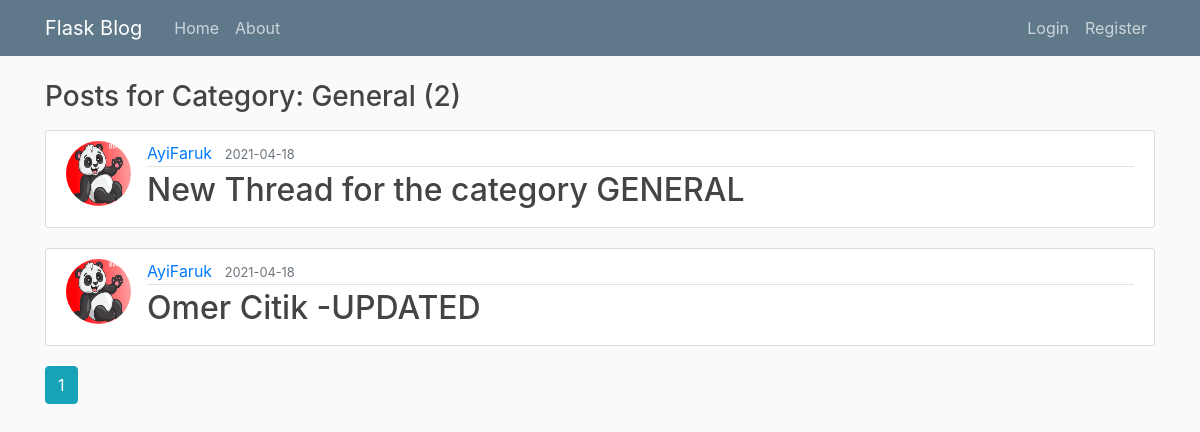
Page /post/filter/1 on the earlier database version.
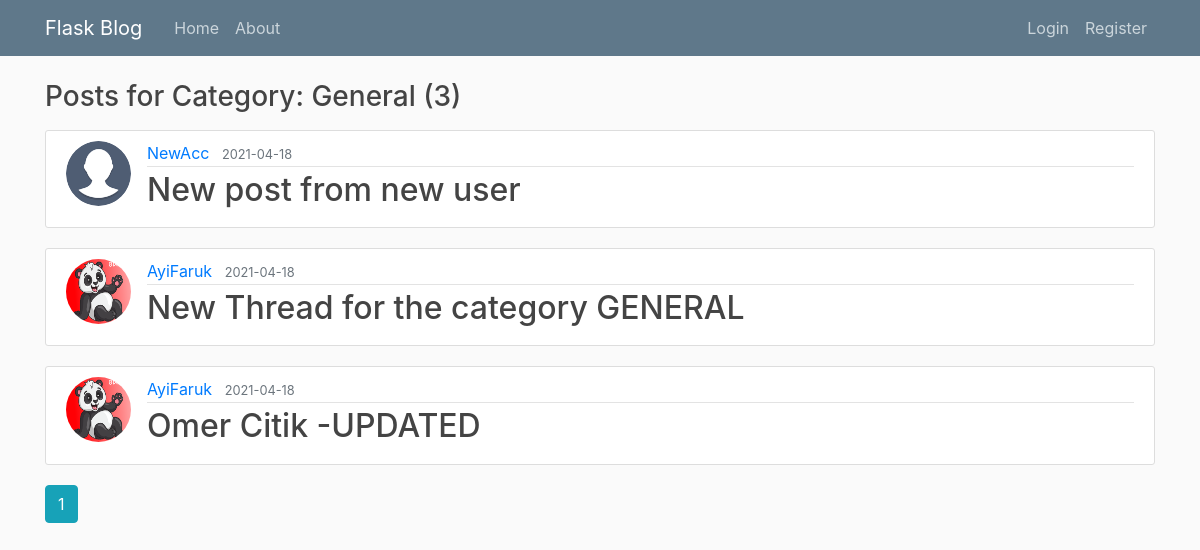
Same page on the later database version.
### app/models.py (models this page shows, shortened)
class Post(db.Model):
    id = db.Column(db.Integer, primary_key=True)
    title = db.Column(db.String(100), nullable=False)
    date_posted = db.Column(db.DateTime, nullable=False, default=datetime.utcnow)
    content = db.Column(db.Text, nullable=False)
    user_id = db.Column(db.Integer, db.ForeignKey('user.id'), nullable=False)
    comments=  db.relationship('Comment', backref='thread', lazy=True)
    category_id = db.Column(db.Integer, db.ForeignKey('category.id'), nullable=False)

class User(db.Model, UserMixin):
    id = db.Column(db.Integer, primary_key=True)
    username = db.Column(db.String(20), unique=True, nullable=False)
    email = db.Column(db.String(120), unique=True, nullable=False)
    password = db.Column(db.String(120), nullable=False)
    image_file = db.Column(db.String(20), nullable=False, default='default.jpg')
    posts=  db.relationship('Post', backref='author', lazy=True)
    comments=  db.relationship('Comment', backref='authorCom', lazy=True)

### app/posts/routes.py (the view)
@posts.route("/post/filter/<int:category>")
def filter_posts(category):
    page = request.args.get('page', 1, type=int)
    category = Category.query.get_or_404(category)   # Get the Post or return 404 if post not exist
    posts = Post.query.filter_by(category=category)\
        .order_by(Post.date_posted.desc())\
        .paginate(page=page, per_page=5)
    return render_template('filter_posts.html', posts=posts, category=category)

### app/templates/filter_posts.html
{% extends "layout2.html" %}
{% block content %}
    <h3 class="mb-3">Posts for Category: {{ category.category }} ({{ posts.total }})</h3>
    {% for post in posts.items %}
        <article class="media content-section">
          <img class="rounded-circle article-img" src="{{ url_for('static', filename='profile_pics/' + post.author.image_file) }}">
          <div class="media-body">
            <div class="article-metadata">
              <a class="mr-2" href="{{ url_for('users.account_user', userid=post.author.id) }}">{{ post.author.username }}</a>
              <small class="text-muted">{{ post.date_posted.strftime('%Y-%m-%d') }}</small>
            </div>
            <h2><a class="article-title" href="{{ url_for('posts.post', post_id=post.id) }}">{{ post.title }}</a></h2>
          </div>
        </article>
    {% endfor %}
    {% for page_num in posts.iter_pages(left_edge=1, right_edge=1, left_current=1, right_current=2) %}
      {% if page_num %}
        {% if posts.page == page_num %}
          <a class="btn btn-info mb-4" href="{{ url_for('posts.filter_posts', category=category.id, page=page_num) }}">{{ page_num }}</a>
        {% else %}
          <a class="btn btn-outline-info mb-4" href="{{ url_for('posts.filter_posts', category=category.id, page=page_num) }}">{{ page_num }}</a>
        {% endif %}
      {% else %}
        ...
      {% endif %}
    {% endfor %}
{% endblock content %}

Differences in the rows shown:
added Post: image_file (picture), author.username "NewAcc", date_posted "2021-04-18", title "New post from new user"
Other differences:
{{ posts.total }}: "2" → "3"
